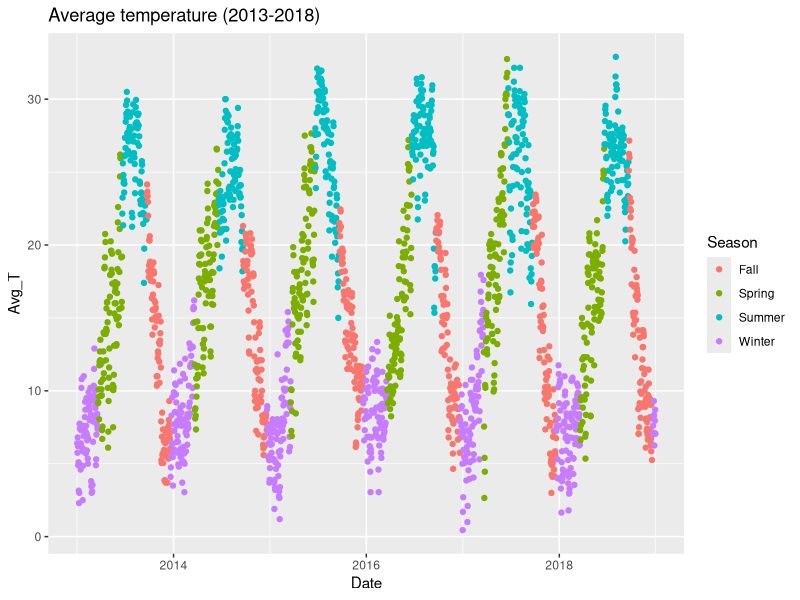
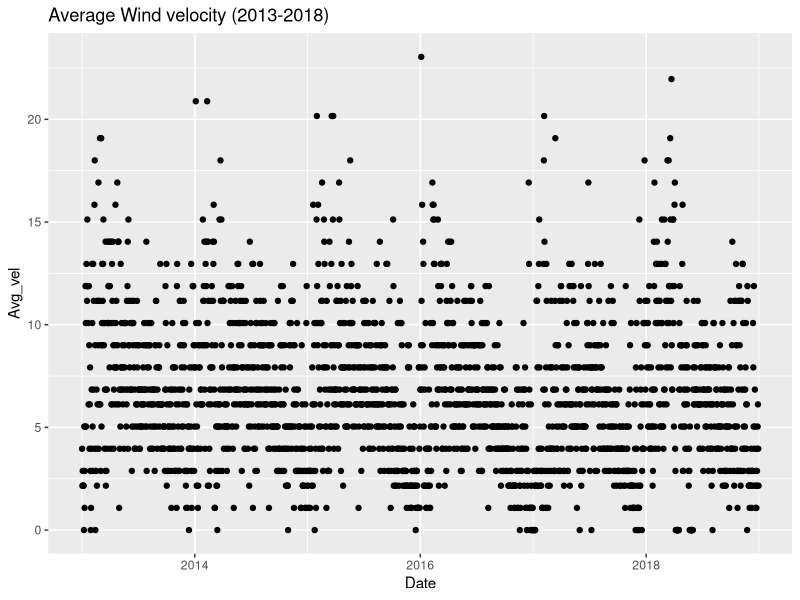

Generate these figures, in order, with R:
#Read weather data

rm(list=ls())

library(tidyverse)
library(chron)
library(writexl)

#load data
library("readxl")

weather <- read_excel("weather2013-2018.xlsx")


#PLOTS
#plot of average Temperature (2013-2018)
ggplot(data = weather) +
  geom_point(mapping = aes(x = Date, y = Avg_T, color=Season)) +
  ggtitle("Average temperature (2013-2018)")


#plot of average Wind velocity (2013-2018)
ggplot(data = weather) +
  geom_point(mapping = aes(x = Date, y = Avg_vel)) +
  ggtitle("Average Wind velocity (2013-2018)")
